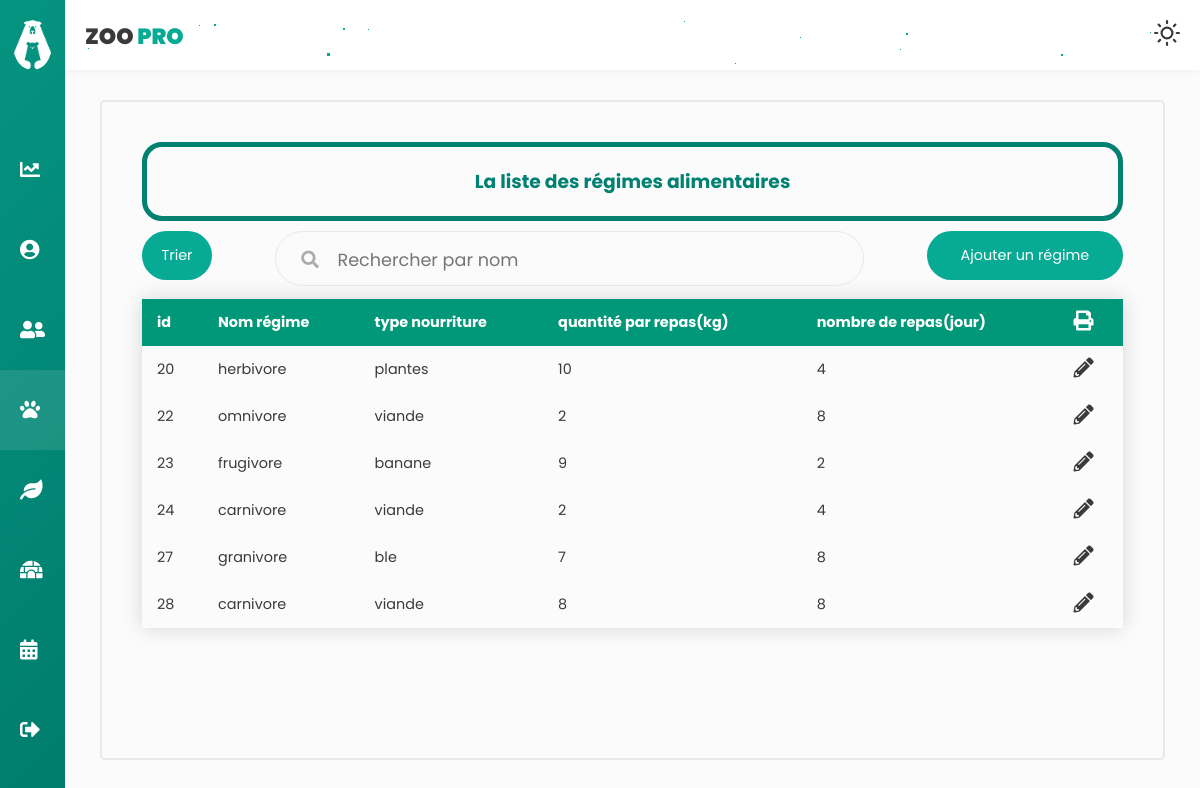
Page /regimeC/afficherList (signed in) on the committed database.
### tables this page shows
CREATE TABLE `regimealimentaire` (
  `id` int(10) NOT NULL,
  `nom_regime` varchar(30) NOT NULL,
  `type_nourriture` varchar(30) NOT NULL,
  `quantite_par_repas` float NOT NULL,
  `nombre_de_repas` int(10) NOT NULL
);

### app/libraries/Core.php (called while the page is built, shortened)
<?php
  class Core {
    protected $currentMethod = 'index';
    public function __construct(){
      $url = $this->getUrl();
      if(isset($url[0])){
      if(file_exists('../app/controllers/' . ucwords($url[0]). '.php')){
        unset($url[0]);
      }
    }
      $this->currentController = new $this->currentController;
      if(isset($url[1])){
        if(method_exists($this->currentController, $url[1])){
          $this->currentMethod = $url[1];
          unset($url[1]);
        }
      }
      $this->params = $url ? array_values($url) : [];
      call_user_func_array([$this->currentController, $this->currentMethod], $this->params);
    }
    public function getUrl(){
      if(isset($_GET['url'])){
        $url = rtrim($_GET['url'], '/');
        $url = filter_var($url, FILTER_SANITIZE_URL);
        $url = explode('/', $url);
        return $url;
      }
    }
  }

### app/require.php (called while the page is built, shortened)
<?php
    require_once 'libraries/Core.php';
    require_once 'libraries/Controller.php';
    require_once 'libraries/Database.php';
    $init = new Core();

### public/index.php (called while the page is built)
<?php
    require_once '../app/require.php';

### app/libraries/Database.php (called while the page is built, shortened)
<?php
    class Database {
        private $dbHost = DB_HOST;
        private $dbUser = DB_USER;
        private $dbPass = DB_PASS;
        private $dbName = DB_NAME;
        private $statement;
        private $dbHandler;
        public function __construct() {
            $conn = 'mysql:host=' . $this->dbHost . ';dbname=' . $this->dbName;
            $options = array(
                PDO::ATTR_PERSISTENT => true,
                PDO::ATTR_ERRMODE => PDO::ERRMODE_EXCEPTION
            );
            try {
                $this->dbHandler = new PDO($conn, $this->dbUser, $this->dbPass, $options);
            } catch (PDOException $e) {
                $this->error = $e->getMessage();
                echo $this->error;
            }
        }
        public function query($sql) {
            $this->statement = $this->dbHandler->prepare($sql);
        }
        public function execute() {
            return $this->statement->execute();
        }
        public function resultSet() {
            $this->execute();
            return $this->statement->fetchAll();
        }
    }

### app/models/regimeM.php (called while the page is built, shortened)
<?php
class regimeM
{
    private $db;
    public function __construct()
    {
        $this->db = new Database;
    }
    public function afficherRegime(){
        $this->db->query('SELECT * FROM regimealimentaire ');
        return $this->db->resultSet();
    }
    public function getHerbivore()
    {
        $this->db->query('SELECT COUNT(*) FROM `regimealimentaire` WHERE nom_regime="herbivore"');
        return $this->db->resultSet();
    }
    public function getCarnivore()
    {
        $this->db->query('SELECT COUNT(*) FROM `regimealimentaire` WHERE nom_regime="carnivore"');
        return $this->db->resultSet();
    }
    public function getGranivore()
    {
        $this->db->query('SELECT COUNT(*) FROM `regimealimentaire` WHERE nom_regime="granivore"');
        return $this->db->resultSet();
    }
    public function getOmnivore()
    {
        $this->db->query('SELECT COUNT(*) FROM `regimealimentaire` WHERE nom_regime="omnivore"');
        return $this->db->resultSet();
    }
    public function getFrugivore()
    {
        $this->db->query('SELECT COUNT(*) FROM `regimealimentaire` WHERE nom_regime="frugivore"');
        return $this->db->resultSet();
    }
}

### app/controllers/regimeC.php (the view, shortened to what this page needs)
<?php
class regimeC extends Controller
{
    public function __construct()
    {
        $this->regimeModel = $this->model('regimeM');
    }
    public function afficherList($error = '')
    {
        $tab = $this->regimeModel->afficherRegime();
        $data = [
            'tab' => '',
            'errorAffiche' => '',
            'herbivore' => '',
            'omnivore' => '',
            'frugivore' => '',
            'carnivore' => '',
            'granivore' => ''
        ];
        foreach ($tab as $key => $value) {
            $data['tab'] .= '<tr class="tblRows" data=' . $value[0] . "-" . $value[1] . "-" . $value[2] . "-" . $value[3] . "-" . $value[4] . '>
            <td >' . $value[0] . '</td>
            <td data-label="Nom">' . $value[1] . '</td>
            <td>' . $value[2] . '</td>
            <td>' . $value[3] . '</td>
            <td>' . $value[4] . '</td>
            <td> <i class="fas fa-pencil-alt updateButton" onclick="openFormModifier()">
        </tr>';
        }
    }
}

### public/css/animaux.css (style rules this page uses)
.styled-table th, .styled-table td { padding: 12px 15px; }
.updateButton { cursor: pointer; font-size: 20px; font-weight: bold; }

### rows in the picture
regimealimentaire: id "20", nom_regime "herbivore", type_nourriture "plantes", quantite_par_repas "10", nombre_de_repas "4"
regimealimentaire: id "22", nom_regime "omnivore", type_nourriture "viande", quantite_par_repas "2", nombre_de_repas "8"
regimealimentaire: id "23", nom_regime "frugivore", type_nourriture "banane", quantite_par_repas "9", nombre_de_repas "2"
regimealimentaire: id "24", nom_regime "carnivore", type_nourriture "viande", quantite_par_repas "2", nombre_de_repas "4"
regimealimentaire: id "27", nom_regime "granivore", type_nourriture "ble", quantite_par_repas "7", nombre_de_repas "8"
regimealimentaire: id "28", nom_regime "carnivore", type_nourriture "viande", quantite_par_repas "8", nombre_de_repas "8"
